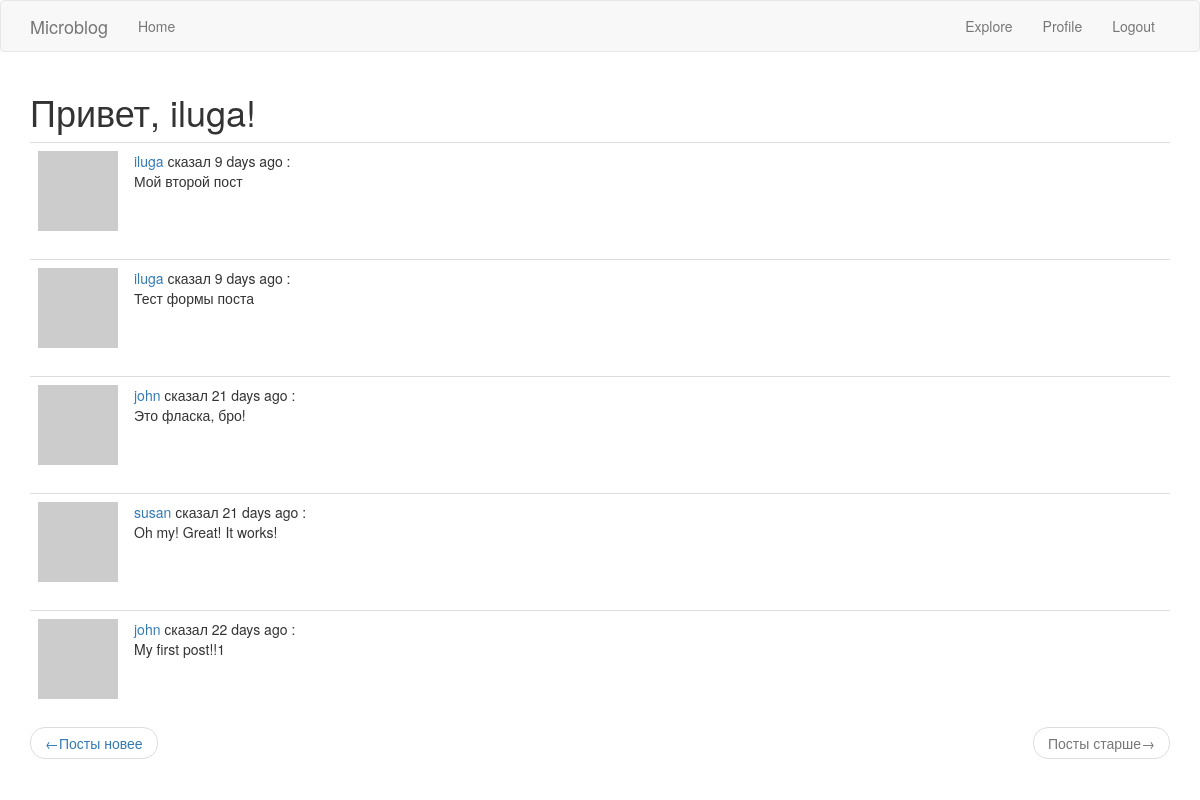
/explore?page=3 (signed in), run on the app's committed database.
### app/models.py (models this page shows, shortened)
class User(UserMixin, db.Model):
    id = db.Column(db.Integer, primary_key=True)
    username = db.Column(db.String(64), index=True, unique=True)
    email = db.Column(db.String(120), index=True, unique=True)
    password_hash = db.Column(db.String(128))
    posts = db.relationship('Post', backref='author', lazy='dynamic')
    about_me = db.Column(db.String(140))
    last_seen = db.Column(db.DateTime, default=datetime.utcnow)
    followed = db.relationship(
        'User', secondary = followers,
        primaryjoin = (followers.c.follower_id == id),
        secondaryjoin = (followers.c.followed_id == id),
        backref = db.backref('followers', lazy='dynamic'), lazy='dynamic')
    def avatar(self, size):
        digest = md5(self.email.lower().encode('utf-8')).hexdigest()
        return 'https://www.gravatar.com/avatar/{}?d=identicon&s={}'.format(digest, size)

class Post(db.Model):
    id = db.Column(db.Integer, primary_key=True)
    body = db.Column(db.String(140))
    timestamp = db.Column(db.DateTime, index=True, default=datetime.utcnow)
    user_id = db.Column(db.Integer, db.ForeignKey('user.id'))

### app/routes.py (the view)
@app.route('/explore')
@login_required
def explore():
    page = request.args.get('page', 1, type=int)
    posts = Post.query.order_by(Post.timestamp.desc()).paginate(page, app.config['POSTS_PER_PAGE'], False)
    next_url = url_for('explore', page=posts.next_num) if posts.has_next else None
    prev_url = url_for('explore', page=posts.prev_num) if posts.has_prev else None
    return render_template('index.html', title='Explore', posts=posts.items,
                           next_url=next_url, prev_url=prev_url)

### app/models.py (called while the page is built)
@login.user_loader
def load_user(id):
    return User.query.get(int(id))

### app/routes.py (called while the page is built)
@app.before_request
def before_request():
    if current_user.is_authenticated:
        current_user.last_seen = datetime.utcnow()
        db.session.commit()

### app/templates/index.html (shortened to what this page needs)
{% extends 'base.html' %}
{% import 'bootstrap/wtf.html' as wtf %}
{% block app_content %}
    <h1>Привет, {{ current_user.username }}!</h1>
    {% for post in posts %}
       {% include '_post.html' %}
    {% endfor %}
    <nav aria-label="...">
        <ul class="pager">
            <li class="previous {% if not prev_url %} disabled {% endif %}">
                <a href="{{ prev_url or '#' }}">
                    <span aria-hidden="true">&larr;</span>Посты новее
                </a>
            </li>
            <li class="next{% if not next_url %} disabled {% endif %}">
                <a href="{{ next_url or '#' }}">
                    <span aria-hidden="true">Посты старше</span>&rarr;
                </a>
            </li>
        </ul>
    </nav>
{% endblock %}

### app/templates/_post.html
<table class="table table-hover">
    <tr>
        <td width="70px">
            <a href="{{ url_for('user', username=post.author.username) }}">
            <img src="{{ post.author.avatar(36) }}">
        </a>
        </td>
        <td>
            <a href="{{ url_for('user', username=post.author.username) }}">
            {{ post.author.username }}
            </a>
            сказал {{ moment(post.timestamp).fromNow() }} : <br>
            {{ post.body }}
        </td>
    </tr>
</table>

### data on the page
User: username "iluga"
Post: author.username "iluga", timestamp "9 days ago", body "Мой второй пост"
Post: author.username "iluga", timestamp "9 days ago", body "Тест формы поста"
Post: author.username "john", timestamp "21 days ago", body "Это фласка, бро!"
Post: author.username "susan", timestamp "21 days ago", body "Oh my! Great! It works!"
Post: author.username "john", timestamp "22 days ago", body "My first post!!1"
